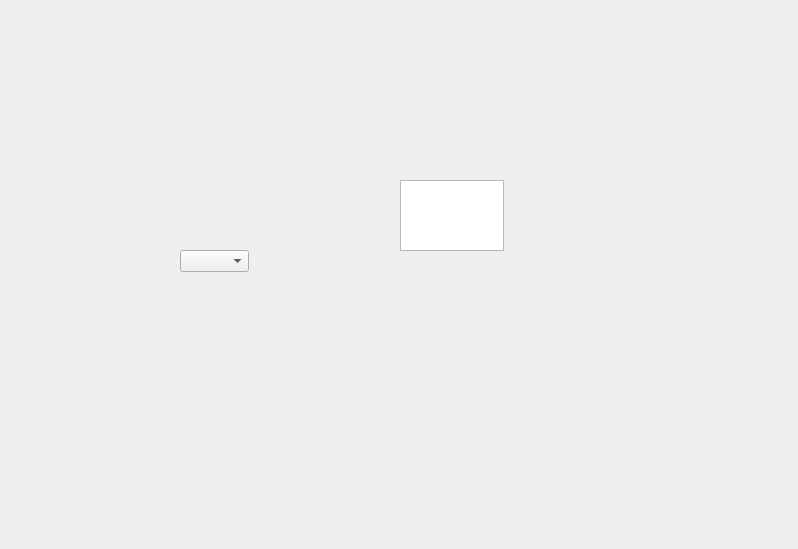
<?xml version="1.0" encoding="UTF-8"?>
<ui version="4.0">
 <class>Form</class>
 <widget class="QWidget" name="Form">
  <property name="geometry">
   <rect>
    <x>0</x>
    <y>0</y>
    <width>798</width>
    <height>549</height>
   </rect>
  </property>
  <property name="windowTitle">
   <string>Form</string>
  </property>
  <widget class="QTextEdit" name="textEdit">
   <property name="geometry">
    <rect>
     <x>400</x>
     <y>180</y>
     <width>104</width>
     <height>71</height>
    </rect>
   </property>
  </widget>
  <widget class="QComboBox" name="comboBox">
   <property name="geometry">
    <rect>
     <x>180</x>
     <y>250</y>
     <width>69</width>
     <height>22</height>
    </rect>
   </property>
  </widget>
 </widget>
 <resources/>
 <connections/>
</ui>
